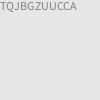
Frame 1 (no input)
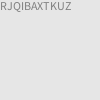
Frame 60 (the mouse pressed at the canvas centre just before this capture)
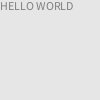
Frame 120 (the mouse held since frame 60 and released just before this capture)

The Processing sketch that drew these frames (run headless with seeded random() and noise(); from frame 60 on, the mouse is pressed at the canvas centre):

// Processing sketch: processing_165809
// ── processing_165809.pde

String str = "HELLO WORLD";
String all = "ABCDEFGHIJKLMNOPQRSTUVWXYZ";
char[] c = new char[str.length()];

float cw;
float cws = 0;

void setup() {
  background(230);
  fill(128);
}

void draw() {
  background(230);
  for (int i = 0; i < str.length(); i++) {
    if (frameCount > 100) {
      c[i] = str.charAt(i);
    }
    else {
      c[i] = all.charAt(int(random(all.length())));
    }
    if (i == 0) {
      text(c[i], 0, 10);
    }
    else {
      cw = textWidth(c[i-1]);
      cws += cw;
      text(c[i], cws, 10);
    }
  }
  cws = 0;
}

void mousePressed() {
  setup();
  frameCount = 0;
}
